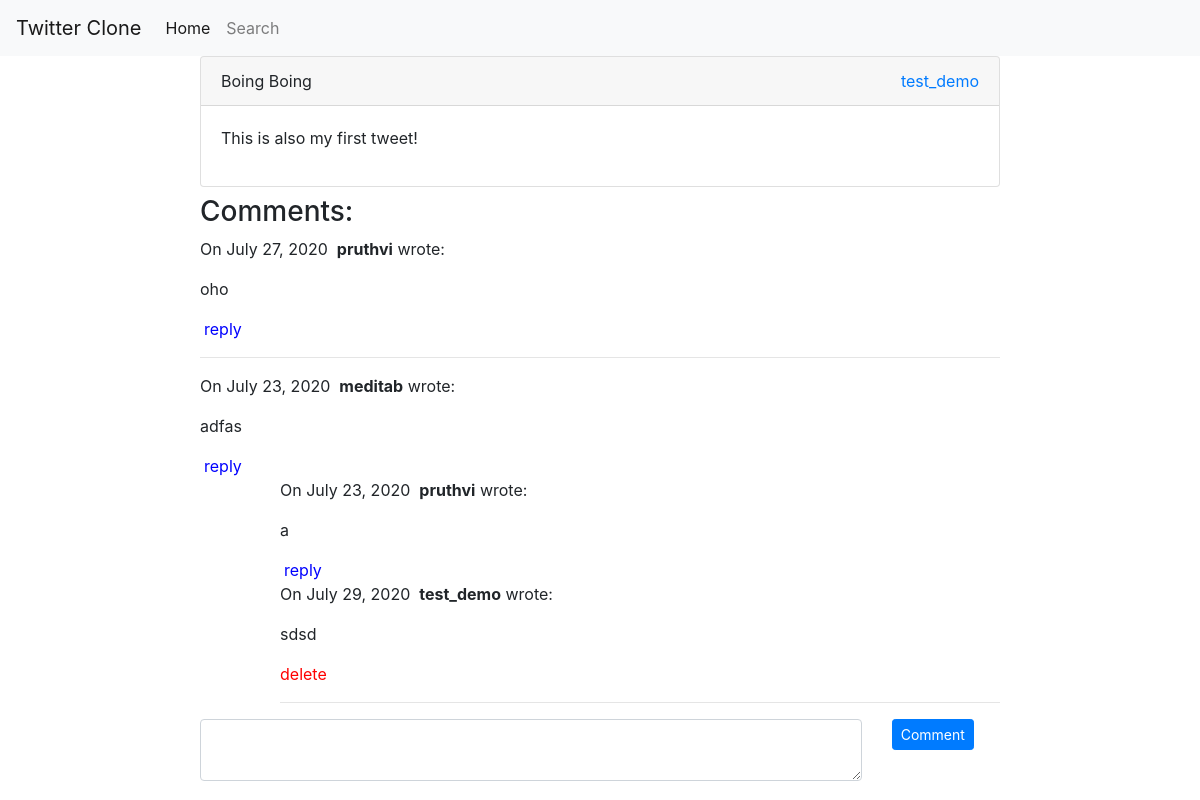
The app's page /post-detail/2 (signed in) with its own data.
### twitterapp/models.py (models this page shows, shortened)
class Post(models.Model):
    author = models.ForeignKey(Profile,on_delete=models.CASCADE,null=True)
    title = models.CharField(max_length=250,null=True)
    content = RichTextField()
    date_created = models.DateTimeField(auto_now_add=True)

class Profile(models.Model):
    id = models.UUIDField(primary_key=True,default=uuid.uuid4,editable=False)
    user = models.OneToOneField(User,on_delete=models.CASCADE,null=True)
    bio = models.TextField(max_length=500, blank=True)
    location = models.CharField(max_length=30, blank=True)
    birth_date = models.DateField(null=True, blank=True)
    profile_image = models.ImageField(upload_to='images/',null=True,blank=True)
    followers = models.ManyToManyField(Following,related_name='profiles')
    mode = models.CharField(max_length=50,choices=[('public','Public'),('private','Private')],default='public')

class Comments(models.Model):
    user = models.ForeignKey(User,on_delete=models.CASCADE,null=True)
    post = models.ForeignKey(Post,on_delete=models.CASCADE,null=True)
    comment = models.TextField(max_length=2000,null=True)
    parent_comment = models.ForeignKey('Comments',on_delete=models.CASCADE,null=True,blank=True)
    date_created = models.DateTimeField(auto_now_add=True)

### twitterapp/views.py (the view, shortened to what this page needs)
# urls.py: path('post-detail/<int:pk>',views.PostDetailViewCls.as_view(),name='post-detail'),
class PostDetailViewCls(FormMixin,DetailView):
    model = Post
    template_name = 'post-detail.html'
    form_class = CommentForm
    def get_context_data(self,*args,**kwargs):
        context = super(PostDetailViewCls,self).get_context_data(*args,**kwargs)
        comments = self.get_object().comments_set.filter(parent_comment__isnull=True).order_by('-date_created')
        form = CommentForm()
        context['comments'] = comments
        context['form'] = form
        return context
    def post(self,request,*args,**kwargs):
        self.object = self.get_object()
        form = self.get_form()
        if form.is_valid():
            return self.form_valid(form)
        else:
            return self.form_invalid(form)

### twitterapp/forms.py
class CommentForm(forms.ModelForm):
    class Meta:
        model = Comments
        fields = ('comment',)
        widgets = {
            'comment':forms.Textarea(attrs={'cols':7,'rows':2,'class':'form-control'})
        }

### twitterapp/templates/post-detail.html (shortened to what this page needs)
{% extends 'main.html' %}
{% block content %}
{% load crispy_forms_tags %}
<div class="row">
    <div style="width: 800px;margin: 0 auto;">
        <div class="card mb-2">
            <div class="card-header">
                {{post.title}}
                <a style="float: right;"
                    href="{% url 'visit-profile' post.author.id %}">{{post.author.user.username}}</a>
            </div>
            <div class="card-body">
                {{post.content|safe}}
            </div>
        </div>
        <div id="comments">
            <h3>Comments:</h3>
            {% for comment in comments %}
            <div class='comment-body'>
                <p>
                    On {{comment.date_created.date }}&nbsp;
                    <b>{{ comment.user.username }}</b> wrote:
                </p>
                <p>{{ comment.comment }}</p>
                {% if comment.user == request.user %}
                <span><a href="#" data-target="{{comment.id}}" class="delete" style="color:red">delete</a></span>
                {% else %}
                <span><a href="#" id="{{comment.id}}" class="reply mx-1" style="color: blue;">reply</a></span>
                {% endif %}
                <div style="padding-left:5em">
                    {% for reply in comment.comments_set.all %}
                    <div class='comment-body'>
                        <p>
                            On {{reply.date_created.date }}&nbsp;
                            <b>{{ reply.user.username }}</b> wrote:
                        </p>
                        <p>{{ reply.comment }}</p>
                        {% if reply.user == request.user %}
                        <span><a href="#" data-target="{{reply.id}}" class="delete" style="color:red">delete</a></span>
                        {% else %}
                        <span><a href="#" id="{{comment.id}}" class="reply mx-1" style="color: blue;">reply</a></span>
                        {% endif %}
                        {% endfor %}
                    </div>
                    <hr>
                </div>
            </div>
            {% endfor %}
        </div>
    </div>
    <br>
    <div style="width: 800px;margin: 0 auto;">
        <form id="form" action="" method="post">
            <div class="row">
                <div class="col-sm-10">
                    {{form.comment}}
                </div>
                <div class="col-sm-2">
                    <button type="submit" class="btn btn-sm btn-primary">Comment</button>
                </div>
            </div>
        </form>
    </div>
</div>
{% endblock %}

### records on screen
Post: title "Boing Boing", author.user.username "test_demo", content "This is also my first tweet!"
Comments: date_created "July 27, 2020", user.username "pruthvi", comment "oho"
Comments: date_created "July 23, 2020", user.username "meditab", comment "adfas"
Comments: date_created "July 23, 2020", user.username "pruthvi", comment "a"
Comments: date_created "July 29, 2020", user.username "test_demo", comment "sdsd"
